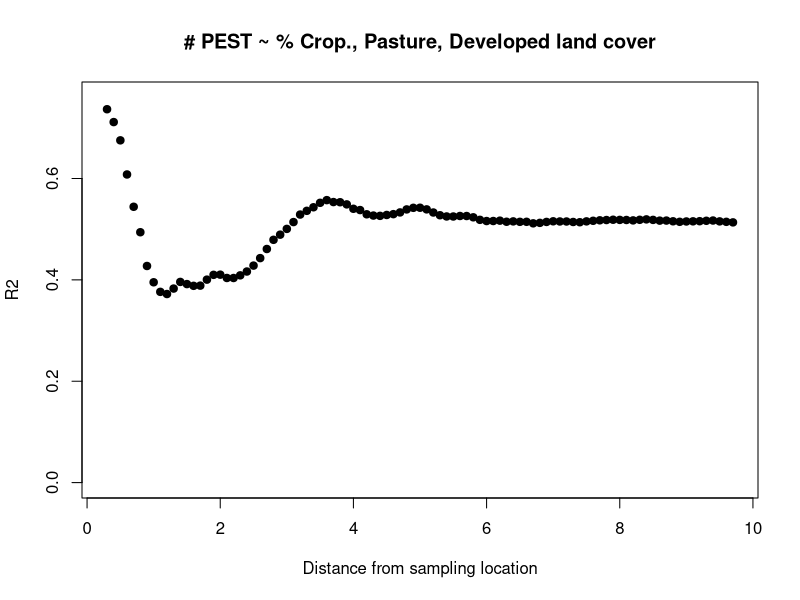
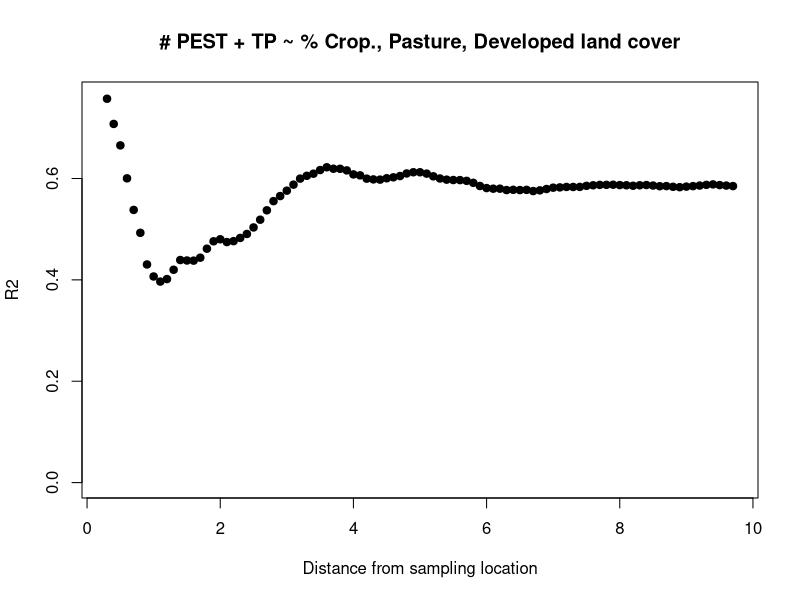
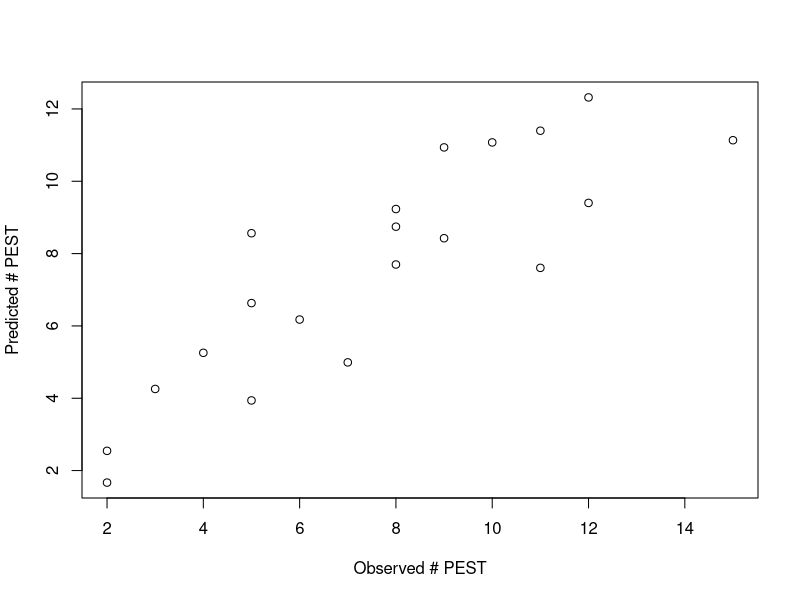
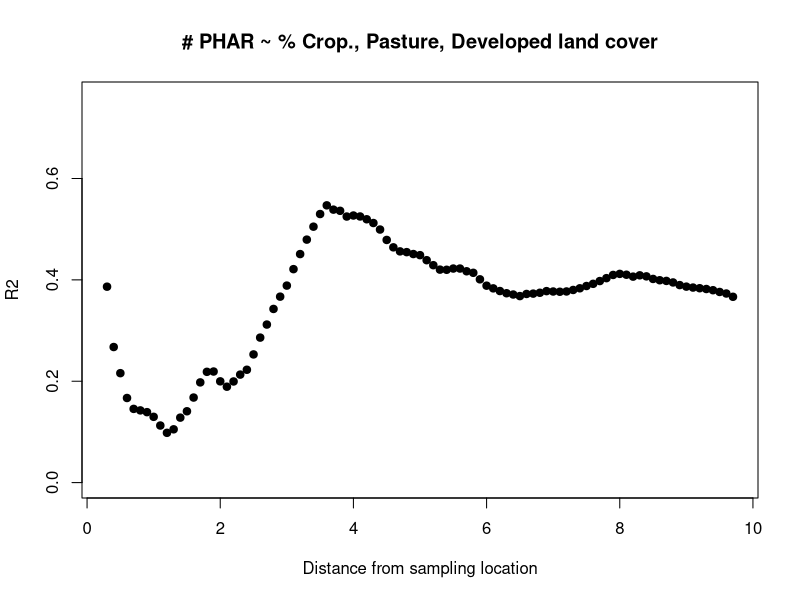
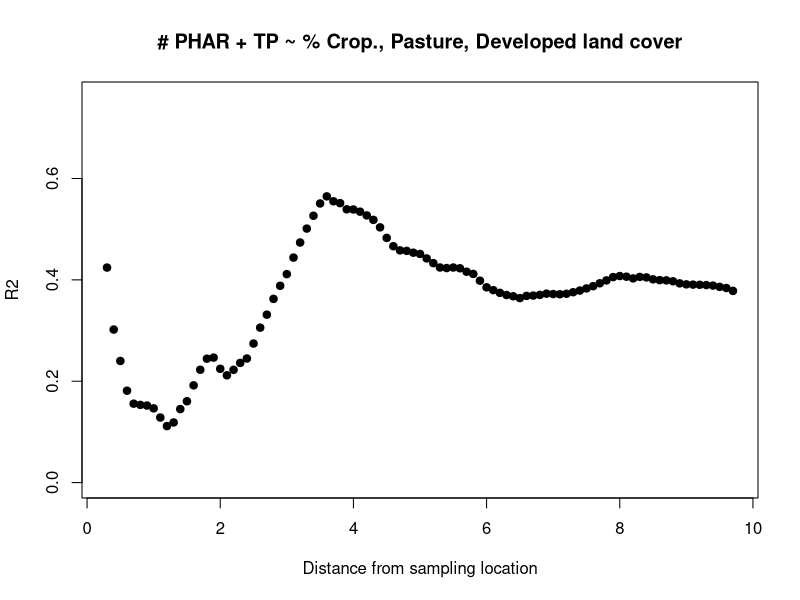
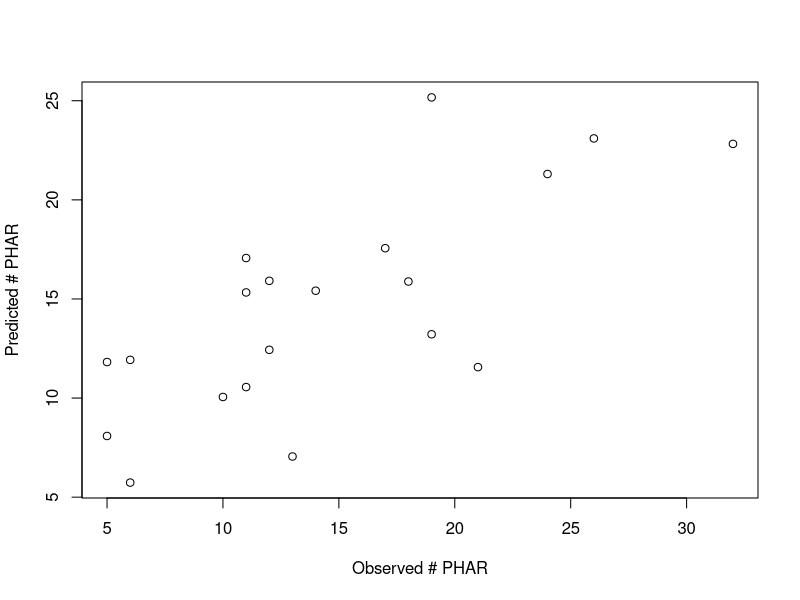
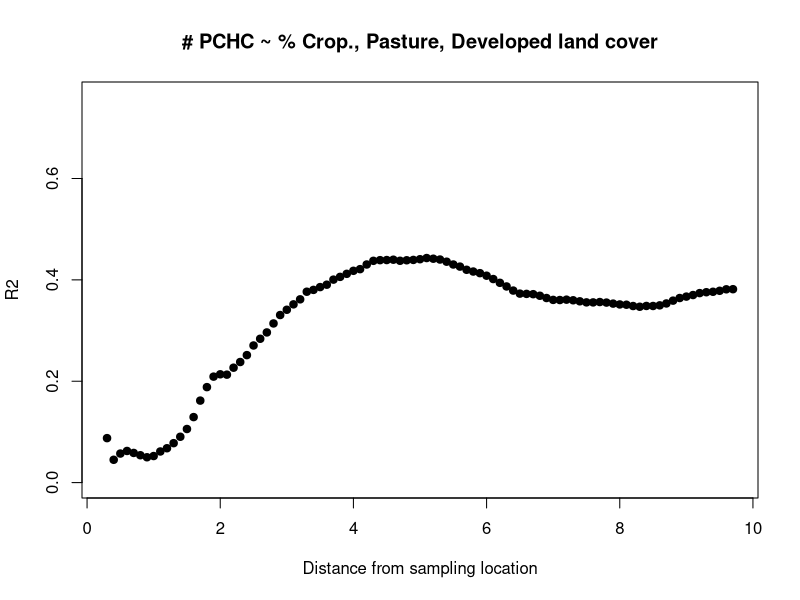
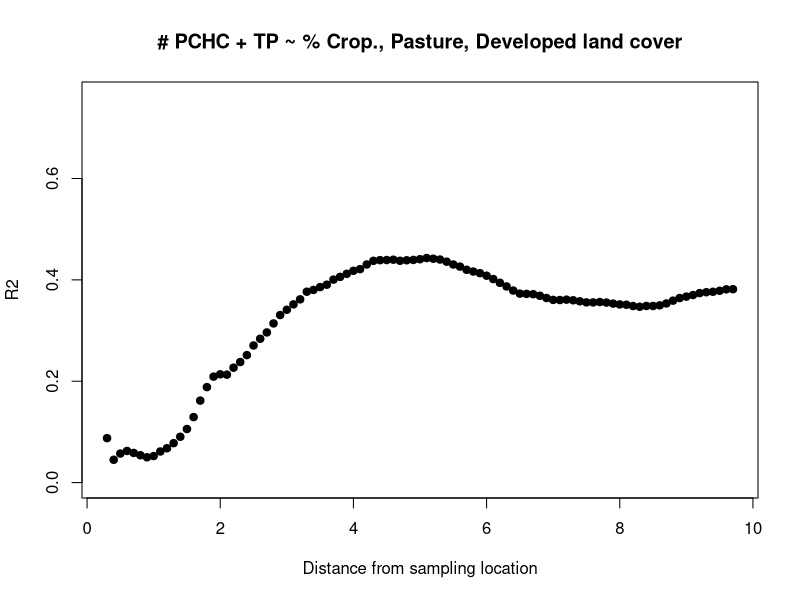

Generate these figures, in order, with R:
#Ruta Basijokaite
#----------------
#This code develops models to predict number of detected CECs by type using developed, pasture, and cultivated crops land cover.
#Two methods are compared: 1) using whole watershed scale land cover percentages and 2) developing models using land cover
#percentages at varying distances from sampling location a.k.a. distance weighted models
#----------------

### LOADING DATA

#Developed, agricultural, pasture, and cultivated crops land cover percentages at different distances from sampling locations
Perc_devel_allWS = read.csv(file="LC_developed_allWS_by_dist.csv",sep=",",header=T) 
Perc_crop_allWS = read.csv(file="LC_crop_allWS_by_dist.csv",sep=",",header=T) 
Perc_pasture_allWS = read.csv(file="LC_pasture_allWS_by_dist.csv",sep=",",header=T) 
Perc_agr_allWS = read.csv(file="LC_agr_allWS_by_dist.csv",sep=",",header=T) 

#Loading number of CECs found by type
Total_CEC_nrs = read.csv(file="Total_CEC_Nrs.csv",sep=",",header=T) 

#Preparing variables
Tot_CEC_nr_count = cbind(Total_CEC_nrs[,2],Total_CEC_nrs[,2]+Total_CEC_nrs[,3],
                         Total_CEC_nrs[,4],Total_CEC_nrs[,4]+Total_CEC_nrs[,5],
                         Total_CEC_nrs[,6],Total_CEC_nrs[,6]+Total_CEC_nrs[,7],
                         Total_CEC_nrs[,8])
colnames(Tot_CEC_nr_count) = c('PHARonly','PHARandTP','PESTonly','PESTandTP',
                               'PCHConly','PCHCand TP','TOTAL')

CEC_nr_agr_r2 = CEC_nr_devel_r2 = CEC_nr_crop_r2 = CEC_nr_pasture_r2 = CEC_nr_allLC_r2 = 
  matrix(0,length(seq(from=0.3, to=9.7, by=0.1)),dim(Tot_CEC_nr_count)[2]) 
colnames(CEC_nr_agr_r2) = colnames(CEC_nr_devel_r2) = colnames(CEC_nr_crop_r2) = colnames(CEC_nr_pasture_r2) = colnames(CEC_nr_allLC_r2) = 
  c('PHARonly','PHARandTP','PESTonly','PESTandTP','PCHConly','PCHCand TP','TOTAL')
rownames(CEC_nr_agr_r2) = rownames(CEC_nr_devel_r2) = rownames(CEC_nr_crop_r2) = rownames(CEC_nr_pasture_r2) = rownames(CEC_nr_allLC_r2) =
  seq(from=0.3, to=9.7, by=0.1)

#--------------------------------------------------------------
#### DEVELOPING DISTANCE WEIGHTED MODELS TO PREDICT NUMBER OF CECs

#Pulling R2 value from OLS model created to predict total number of CECs using land cover percentages as explanatory variable
for (i in seq(1:7)){ #Predicting each type of CEC separately
  for (j in seq(1:95)){
    #Predicting number of CECs using agricultural land cover (agricultural = pasture + cultivated crops)
    CEC_nr_agr_r2[j,i]=summary(lm(Tot_CEC_nr_count[,i] ~ as.numeric(Perc_agr_allWS[j,])))$r.squared
    #Predicting number of CECs using developed land cover
    CEC_nr_devel_r2[j,i]=summary(lm(Tot_CEC_nr_count[,i] ~ as.numeric(Perc_devel_allWS[j,])))$r.squared
    #Predicting number of CECs using cultivated crops land cover
    CEC_nr_crop_r2[j,i]=summary(lm(Tot_CEC_nr_count[,i] ~ as.numeric(Perc_crop_allWS[j,])))$r.squared
    #Predicting number of CECs using pasture land cover
    CEC_nr_pasture_r2[j,i]=summary(lm(Tot_CEC_nr_count[,i] ~ as.numeric(Perc_pasture_allWS[j,])))$r.squared
    #Predicting number of CECs using developed and agricultural land cover
    CEC_nr_allLC_r2[j,i]=summary(lm(Tot_CEC_nr_count[,i] ~ as.numeric(Perc_devel_allWS[j,]) + as.numeric(Perc_crop_allWS[j,]) + as.numeric(Perc_pasture_allWS[j,])))$r.squared
  }
}


#### ANALYZING MODEL RESULTS FOR EACH CEC TYPE SEPARATELY #####
#--------------------------------------------------------------
# PREDICTING NUMBER OF PESTICIDES 

Dist_seq=seq(from=0.3, to=9.7, by=0.1)
#Predicting # of PEST - R2 changes with distance from sampling location 
plot(Dist_seq,CEC_nr_allLC_r2[,3],pch=19,xlab = 'Distance from sampling location',ylab = 'R2',ylim=c(0,0.76), main='# PEST ~ % Crop., Pasture, Developed land cover')
#Predicting # of PEST + TP
plot(Dist_seq,CEC_nr_allLC_r2[,4],pch=19, xlab = 'Distance from sampling location',ylab = 'R2', ylim=c(0,0.76),main='# PEST + TP ~ % Crop., Pasture, Developed land cover')
#Model summary
summary(lm(Tot_CEC_nr_count[,4] ~ as.numeric(Perc_devel_allWS[1,]) + as.numeric(Perc_crop_allWS[1,]) + as.numeric(Perc_pasture_allWS[1,])))
#Predicted vs observed number of PEST at a distance with highest R2 - Max r2 value with PEST is closest to sampling location
PEST_mod_multi=lm(Tot_CEC_nr_count[,3] ~ as.numeric(Perc_devel_allWS[1,]) + as.numeric(Perc_crop_allWS[1,]) + as.numeric(Perc_pasture_allWS[1,]))
plot(Tot_CEC_nr_count[,3],PEST_mod_multi$fitted.values,xlab='Observed # PEST',ylab='Predicted # PEST')

#--------------------------------------------------------------
### PREDICTING NUMBER OF PHARMACEUTICALS

#Predicting # of PHAR - R2 changes with distance from sampling location
plot(Dist_seq,CEC_nr_allLC_r2[,1],pch=19,xlab = 'Distance from sampling location',ylab = 'R2',ylim=c(0,0.76), main='# PHAR ~ % Crop., Pasture, Developed land cover')
#Predicting # of PHAR + TP 
plot(Dist_seq,CEC_nr_allLC_r2[,2],pch=19,xlab = 'Distance from sampling location',ylab = 'R2',ylim=c(0,0.76), main='# PHAR + TP ~ % Crop., Pasture, Developed land cover')
#At what distance R2 is the highest?
nr_max=which(CEC_nr_allLC_r2[,1]==max(CEC_nr_allLC_r2[,1])) 
Dist_seq[nr_max] #distance with highest R2
#Model summary
summary(lm(Tot_CEC_nr_count[,1] ~ as.numeric(Perc_devel_allWS[nr_max,]) + as.numeric(Perc_crop_allWS[1,]) + as.numeric(Perc_pasture_allWS[nr_max,])))
#Predicted vs observed number of PHAR at a distance with highest R2
PHAR_mod_multi=lm(Tot_CEC_nr_count[,1] ~ as.numeric(Perc_devel_allWS[nr_max,]) + as.numeric(Perc_crop_allWS[nr_max,]) + as.numeric(Perc_pasture_allWS[nr_max,]))
plot(Tot_CEC_nr_count[,1],PHAR_mod_multi$fitted.values,xlab='Observed # PHAR',ylab='Predicted # PHAR')

#--------------------------------------------------------------
### PREDICTING NUMBER OF PERSONAL CARE PRODUCTS

#Predicting # of PCHC - R2 changes with distance from sampling location
plot(Dist_seq,CEC_nr_allLC_r2[,5],pch=19,xlab = 'Distance from sampling location',ylab = 'R2',ylim=c(0,0.76), main='# PCHC ~ % Crop., Pasture, Developed land cover')
#Predicting # of PHAR + TP
plot(Dist_seq,CEC_nr_allLC_r2[,6],pch=19,xlab = 'Distance from sampling location',ylab = 'R2',ylim=c(0,0.76), main='# PCHC + TP ~ % Crop., Pasture, Developed land cover')
#At what distance R2 is the highest?
nr_max2=which(CEC_nr_allLC_r2[,5]==max(CEC_nr_allLC_r2[,5])); Dist_seq[nr_max2]
#Model summary
summary(lm(Tot_CEC_nr_count[,5] ~ as.numeric(Perc_devel_allWS[nr_max2,]) + as.numeric(Perc_crop_allWS[nr_max2,]) + as.numeric(Perc_pasture_allWS[nr_max2,])))
#Predicted vs observed number of PCHC at a distance with highest R2
PCHC_mod_multi=lm(Tot_CEC_nr_count[,5] ~ as.numeric(Perc_devel_allWS[nr_max2,]) + as.numeric(Perc_crop_allWS[nr_max2,]) + as.numeric(Perc_pasture_allWS[nr_max2,]))
plot(Tot_CEC_nr_count[,5],PCHC_mod_multi$fitted.values,xlab='Observed # PCHC',ylab='Predicted # PCHC')

#--------------------------------------------------------------
### PREDICTING TOTAL NUMBER OF COMPOUNDS

plot(Dist_seq,CEC_nr_allLC_r2[,7],pch=19,xlab = 'Distance from sampling location',ylab = 'R2', main='# TOT ~ % Crop., Pasture, Developed land cover')
#At what distance R2 is the highest?
nr_max3=which(CEC_nr_allLC_r2[,7]==max(CEC_nr_allLC_r2[,7])); Dist_seq[nr_max3]
#Model summary
summary(lm(Tot_CEC_nr_count[,7] ~ as.numeric(Perc_devel_allWS[nr_max3,]) + as.numeric(Perc_crop_allWS[nr_max3,]) + as.numeric(Perc_pasture_allWS[nr_max3,])))
#Predicted vs observed number of CECs at a distance with highest R2
TOT_mod_multi=lm(Tot_CEC_nr_count[,7] ~ as.numeric(Perc_devel_allWS[nr_max3,]) + as.numeric(Perc_crop_allWS[nr_max3,]) + as.numeric(Perc_pasture_allWS[nr_max3,]))
plot(Tot_CEC_nr_count[,7],TOT_mod_multi$fitted.values,xlab='Observed # TOT',ylab='Predicted # TOT')
#It is closest to PHAR model, since in most of the samples PHAR compounds dominate

#--------------------------------------------------------------
### INDIVIDUAL LAND COVER CONTRIBUTIONS

#correlation with inditidual land cover layers
plot(Dist_seq,CEC_nr_agr_r2[,3],xlab = 'Distance from sampling location',ylab = 'R2', main='# PEST ~ % Agr. land cover')
plot(Dist_seq,CEC_nr_agr_r2[,4],xlab = 'Distance from sampling location',ylab = 'R2', main='# PEST + TP ~ % Agr. land cover')
plot(Dist_seq,rowMeans(Perc_agr_allWS[1:95,]),xlab = 'Distance from sampling location',ylab = 'Average % Agr. land cover',main='Aver. Agr. land cover distribution')

plot(Dist_seq,CEC_nr_crop_r2[,3],xlab = 'Distance from sampling location',ylab = 'R2', main='# PEST ~ % Crop land cover')
plot(Dist_seq,CEC_nr_crop_r2[,4],xlab = 'Distance from sampling location',ylab = 'R2', main='# PEST + TP ~ % Crop land cover')
plot(Dist_seq,rowMeans(Perc_crop_allWS[1:95,]),xlab = 'Distance from sampling location',ylab = 'Average % Crop. land cover')

plot(Dist_seq,CEC_nr_pasture_r2[,1],xlab = 'Distance from sampling location',ylab = 'R2', main='# PHAR ~ % Pasture land cover')
plot(Dist_seq,CEC_nr_pasture_r2[,2],xlab = 'Distance from sampling location',ylab = 'R2', main='# PHAR + TP ~ % Pasture land cover')
plot(Dist_seq,rowMeans(Perc_pasture_allWS[1:95,]),xlab = 'Distance from sampling location',ylab = 'Average % Pasture land cover')

plot(Dist_seq,CEC_nr_devel_r2[,5],xlab = 'Distance from sampling location',ylab = 'R2', main='# PCHC ~ % Developed land cover')
plot(Dist_seq,CEC_nr_devel_r2[,6],xlab = 'Distance from sampling location',ylab = 'R2', main='# PCHC + TP ~ % Developed land cover')


#How does land cover distribution looks like as a function of distance from sampling location?
plot(Dist_seq,rowMeans(Perc_devel_allWS[1:95,]),xlab = 'Distance from sampling location',ylab = 'Average % Developed land cover')

#Cumulative % of agricultural and developed land cover 
Cum_LC=rowMeans(Perc_agr_allWS[1:95,]+Perc_devel_allWS[1:95,])
plot(Dist_seq,Cum_LC,xlab = 'Distance from sampling location',ylab = 'Aver % Developed + Agr land cover')

plot(Dist_seq,rowMeans(Perc_crop_allWS[1:95,]),xlab = 'Distance from sampling location',ylab = 'Aver % Crop land cover') #averaged cultivated crop land cover distribution with distance
plot(Dist_seq,rowMeans(Perc_pasture_allWS[1:95,]),xlab = 'Distance from sampling location',ylab = 'Aver % Pasture land cover') #averaged pasture land cover distribution with distance

#Sample watershed 
plot(Dist_seq,Perc_crop_allWS[1:95,4],xlab = 'Distance from sampling location',ylab = '% Crop land cover',main='Chenango') #col 4 - sample watershed


###########################################################
### PREDICTING NUMBER OF CECs USING WHOLE WATERSHED LAND COVER 

#Loading whole watershed land cover percentages
LC_CEC_nrs = read.csv(file="NR_vs_landcover.csv",sep=",",header=T)[,-8] #removing PCHC TP count from dataset, as there is only one compound present in all the samples 

#Pulling R2 value from OLS model created to predict number of CECs using whole watershed land cover %
CEC_LC_r2 = CEC_LC_r2_agr = CEC_LC_r2_urb = matrix(0,8,1)
for (i in seq(from=4, to=11)){
  CEC_LC_r2[i-3]=summary(lm(LC_CEC_nrs[,i] ~ LC_CEC_nrs[,2]+LC_CEC_nrs[,3]))$r.squared
  CEC_LC_r2_agr[i-3]=summary(lm(LC_CEC_nrs[,i] ~ LC_CEC_nrs[,2]))$r.squared
  CEC_LC_r2_urb[i-3]=summary(lm(LC_CEC_nrs[,i] ~ LC_CEC_nrs[,3]))$r.squared
}

#What is the highest R2 value?
max(CEC_LC_r2)
max(CEC_LC_r2_agr)
max(CEC_LC_r2_urb)

#--------------
### CONCLUSION:
#Using distance weighting model produces better model accuracy compared to models developed using land cover 
#percentages from the whole watershed
